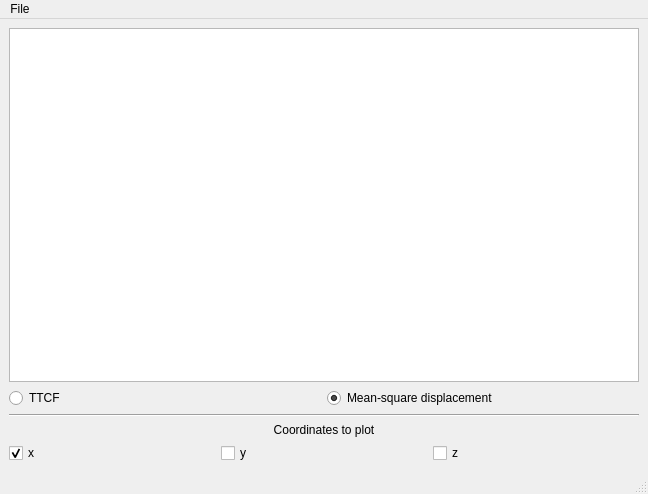
<?xml version="1.0" encoding="UTF-8"?>
<ui version="4.0">
 <class>PlotWidgetWindow</class>
 <widget class="QMainWindow" name="PlotWidgetWindow">
  <property name="geometry">
   <rect>
    <x>0</x>
    <y>0</y>
    <width>648</width>
    <height>494</height>
   </rect>
  </property>
  <property name="windowTitle">
   <string>Real-time plot</string>
  </property>
  <widget class="QWidget" name="centralwidget">
   <layout class="QVBoxLayout" name="verticalLayout">
    <item>
     <layout class="QVBoxLayout" name="verticalLayout_2">
      <item>
       <widget class="PlotWidget" name="plot_window"/>
      </item>
      <item>
       <layout class="QHBoxLayout" name="horizontalLayout">
        <item>
         <widget class="QRadioButton" name="ttcf_button">
          <property name="text">
           <string>TTCF</string>
          </property>
          <property name="checked">
           <bool>false</bool>
          </property>
         </widget>
        </item>
        <item>
         <widget class="QRadioButton" name="msd_button">
          <property name="text">
           <string>Mean-square displacement</string>
          </property>
          <property name="checked">
           <bool>true</bool>
          </property>
         </widget>
        </item>
       </layout>
      </item>
      <item>
       <widget class="Line" name="line">
        <property name="orientation">
         <enum>Qt::Horizontal</enum>
        </property>
       </widget>
      </item>
      <item>
       <widget class="QLabel" name="label">
        <property name="text">
         <string>Coordinates to plot</string>
        </property>
        <property name="alignment">
         <set>Qt::AlignCenter</set>
        </property>
       </widget>
      </item>
      <item>
       <layout class="QHBoxLayout" name="horizontalLayout_2">
        <item>
         <widget class="QCheckBox" name="x_checkbox">
          <property name="text">
           <string>x</string>
          </property>
          <property name="checked">
           <bool>true</bool>
          </property>
         </widget>
        </item>
        <item>
         <widget class="QCheckBox" name="y_checkbox">
          <property name="text">
           <string>y</string>
          </property>
         </widget>
        </item>
        <item>
         <widget class="QCheckBox" name="z_checkbox">
          <property name="text">
           <string>z</string>
          </property>
         </widget>
        </item>
       </layout>
      </item>
     </layout>
    </item>
   </layout>
  </widget>
  <widget class="QMenuBar" name="menubar">
   <property name="geometry">
    <rect>
     <x>0</x>
     <y>0</y>
     <width>648</width>
     <height>28</height>
    </rect>
   </property>
   <widget class="QMenu" name="menuFile">
    <property name="title">
     <string>File</string>
    </property>
    <addaction name="actionQuit"/>
   </widget>
   <addaction name="menuFile"/>
  </widget>
  <widget class="QStatusBar" name="statusbar"/>
  <action name="actionQuit">
   <property name="text">
    <string>Quit</string>
   </property>
   <property name="shortcut">
    <string>Ctrl+Q</string>
   </property>
  </action>
 </widget>
 <customwidgets>
  <customwidget>
   <class>PlotWidget</class>
   <extends>QGraphicsView</extends>
   <header>pyqtgraph</header>
  </customwidget>
 </customwidgets>
 <resources/>
 <connections/>
</ui>
